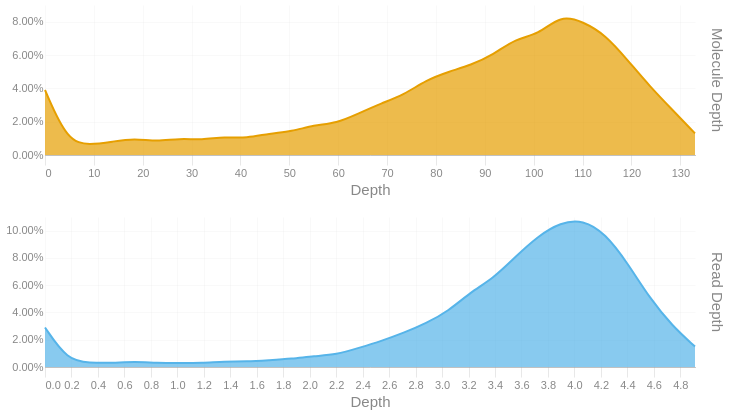

The notebook cell this image was saved under:
### Code cell
readdep = depth_hist(tb['Read Depth'], q99, 3)
readdep = readdep.with_columns(pl.lit('Read Depth').alias('Metric'))
if not SKIPLR:
    moldep = depth_hist(tb['Molecule Depth'], mol_q99, 1)
    moldep = moldep.with_columns(pl.lit('Molecule Depth').alias('Metric'))
    _hist = pl.concat([readdep, moldep])
    _hist = _hist.filter(pl.col('Proportion') != 0)
    with SafeRender(_hist):
        (
            alt.Chart(_hist)        
            .mark_area(interpolate = "basis")
            .encode(
                x=alt.X('Bin:Q').scale(domainMin=0).axis(alt.Axis(title='Depth')),
                y = alt.Y('Proportion:Q', title = None).axis(format = '.2%'),
                color = alt.Color('Metric:N').legend(None),
                row = alt.Row("Metric:N").header(title = None, labelOrient = 'right'),
                tooltip = [
                    alt.Tooltip("Metric:N", title = "Metric"),
                    alt.Tooltip('Interval:N', title = "Depth Interval"),
                    alt.Tooltip('Proportion:Q', title = "% Alignments").format('.2%')
                ]
            )
            .resolve_scale(x='independent', y='independent')
            .properties(
                height = 150, width = 650,
                usermeta={'embedOptions': {'downloadFileName': f'{samplename}.depth.hist'}}
            )
        ).display()
else:
    readdep = readdep.filter(pl.col('Proportion') != 0)
    with SafeRender(readdep):
        (
            alt.Chart(readdep)        
            .mark_area(interpolate = "basis")
            .encode(
                x=alt.X('Bin:Q').scale(domainMin=0).axis(alt.Axis(title='Depth')),
                y = alt.Y('Proportion:Q', title = None).axis(format = '.2%'),
                tooltip = [
                    alt.Tooltip('Interval:N', title = "Depth Interval"),
                    alt.Tooltip('Proportion:Q', title = "% Alignments").format('.2%')
                ]
            )
            .properties(
                usermeta={'embedOptions': {'downloadFileName': f'{samplename}.depth.hist'}}
            )
        ).display()

### Figure 1 — Vega-Lite specification as saved in the notebook (floating-point values rounded to 4 significant figures)
{"width": 650, "height": 150, "config": {"title": {"anchor": "start", "dy": -15, "fontSize": 18, "color": "#888888", "subtitleColor": "#888888", "subtitleFontSize": 14}, "arc": {"fill": "#0072B2"}, "axis": {"domainColor": "#888888", "domainWidth": 0.5, "gridWidth": 0.2, "grid": false, "titleFontWeight": 400, "titleFontSize": 15, "labelFontSize": 11, "labelColor": "#888888", "tickColor": "#888888", "tickWidth": 0.2, "titleColor": "#888888"}, "axisBand": {"grid": false}, "axisX": {"grid": true, "tickSize": 10, "domainCap": "round"}, "axisY": {"domain": false, "grid": true, "tickSize": 0, "domainCap": "round"}, "background": "transparent", "header": {"labelFontSize": 15, "labelColor": "#888888", "titleFontSize": 15, "titleFontWeight": 600, "titleColor": "#888888"}, "legend": {"labelFont": "sans-serif", "labelFontSize": 12, "labelColor": "#888888", "symbolSize": 100, "symbolType": "circle", "titleFontSize": 12, "titlePadding": 10, "titleColor": "#888888", "title": null}, "range": {"category": ["#E69F00", "#56B4E9", "#009E73", "#F0E442", "#0072B2", "#D55E00", "#CC79A7", "#000000"], "diverging": ["#cfe8f3", "#a2d4ec", "#73bfe2", "#46abdb", "#1696d2", "#12719e"]}, "area": {"fill": "#0072B2", "fillOpacity": 0.7, "line": true, "strokeOpacity": 0.7}, "line": {"color": "#0072B2", "stroke": "#0072B2", "strokeWidth": 2}, "trail": {"color": "#0072B2", "stroke": "#0072B2", "strokeWidth": 0, "size": 1}, "point": {"filled": true, "fillOpacity": 1.0, "size": 95}, "text": {"color": "#888888", "fontSize": 11, "align": "right", "fontWeight": 400, "size": 11}, "bar": {"fill": "#0072B2", "stroke": null}, "view": {"stroke": null, "continuousWidth": 660, "continuousHeight": 400}}, "data": {"name": "data-7a6cb824a382d83feedc7329b6391df4"}, "mark": {"type": "area", "interpolate": "basis"}, "encoding": {"color": {"field": "Metric", "legend": null, "type": "nominal"}, "row": {"field": "Metric", "header": {"title": null, "labelOrient": "right"}, "type": "nominal"}, "tooltip": [{"field": "Metric", "title": "Metric", "type": "nominal"}, {"field": "Interval", "title": "Depth Interval", "type": "nominal"}, {"field": "Proportion", "format": ".2%", "title": "% Alignments", "type": "quantitative"}], "x": {"axis": {"title": "Depth"}, "field": "Bin", "scale": {"domainMin": 0}, "type": "quantitative"}, "y": {"axis": {"format": ".2%"}, "field": "Proportion", "title": null, "type": "quantitative"}}, "resolve": {"scale": {"x": "independent", "y": "independent"}}, "usermeta": {"embedOptions": {"downloadFileName": "S3_Cooper_1782.depth.hist"}}, "$schema": "https://vega.github.io/schema/vega-lite/v6.1.0.json", "datasets": {"data-7a6cb824a382d83feedc7329b6391df4": [{"Bin": 0.0, "Interval": "0.0-0.169", "Proportion": 0.029, "Metric": "Read Depth"}, {"Bin": 0.169, "Interval": "0.169-0.339", "Proportion": 0.005, "Metric": "Read Depth"}, {"Bin": 0.339, "Interval": "0.339-0.508", "Proportion": 0.003, "Metric": "Read Depth"}, {"Bin": 0.508, "Interval": "0.508-0.677", "Proportion": 0.003, "Metric": "Read Depth"}, {"Bin": 0.677, "Interval": "0.677-0.847", "Proportion": 0.004, "Metric": "Read Depth"}, {"Bin": 0.847, "Interval": "0.847-1.016", "Proportion": 0.003, "Metric": "Read Depth"}, {"Bin": 1.016, "Interval": "1.016-1.185", "Proportion": 0.003, "Metric": "Read Depth"}, {"Bin": 1.185, "Interval": "1.185-1.355", "Proportion": 0.003, "Metric": "Read Depth"}, {"Bin": 1.355, "Interval": "1.355-1.524", "Proportion": 0.004, "Metric": "Read Depth"}, {"Bin": 1.524, "Interval": "1.524-1.693", "Proportion": 0.004, "Metric": "Read Depth"}, {"Bin": 1.693, "Interval": "1.693-1.863", "Proportion": 0.005, "Metric": "Read Depth"}, {"Bin": 1.863, "Interval": "1.863-2.032", "Proportion": 0.006, "Metric": "Read Depth"}, {"Bin": 2.032, "Interval": "2.032-2.201", "Proportion": 0.008, "Metric": "Read Depth"}, {"Bin": 2.201, "Interval": "2.201-2.371", "Proportion": 0.009, "Metric": "Read Depth"}, {"Bin": 2.371, "Interval": "2.371-2.54", "Proportion": 0.014, "Metric": "Read Depth"}, {"Bin": 2.54, "Interval": "2.54-2.709", "Proportion": 0.019, "Metric": "Read Depth"}, {"Bin": 2.709, "Interval": "2.709-2.879", "Proportion": 0.025, "Metric": "Read Depth"}, {"Bin": 2.879, "Interval": "2.879-3.048", "Proportion": 0.032, "Metric": "Read Depth"}, {"Bin": 3.048, "Interval": "3.048-3.217", "Proportion": 0.041, "Metric": "Read Depth"}, {"Bin": 3.217, "Interval": "3.217-3.387", "Proportion": 0.055, "Metric": "Read Depth"}, {"Bin": 3.387, "Interval": "3.387-3.556", "Proportion": 0.065, "Metric": "Read Depth"}, {"Bin": 3.556, "Interval": "3.556-3.725", "Proportion": 0.081, "Metric": "Read Depth"}, {"Bin": 3.725, "Interval": "3.725-3.895", "Proportion": 0.096, "Metric": "Read Depth"}, {"Bin": 3.895, "Interval": "3.895-4.064", "Proportion": 0.106, "Metric": "Read Depth"}, {"Bin": 4.064, "Interval": "4.064-4.233", "Proportion": 0.108, "Metric": "Read Depth"}, {"Bin": 4.233, "Interval": "4.233-4.403", "Proportion": 0.098, "Metric": "Read Depth"}, {"Bin": 4.403, "Interval": "4.403-4.572", "Proportion": 0.076, "Metric": "Read Depth"}, {"Bin": 4.572, "Interval": "4.572-4.741", "Proportion": 0.05, "Metric": "Read Depth"}, {"Bin": 4.741, "Interval": "4.741-4.911", "Proportion": 0.03, "Metric": "Read Depth"}, {"Bin": 4.911, "Interval": "4.911-5.08", "Proportion": 0.015, "Metric": "Read Depth"}, {"Bin": 0.0, "Interval": "0.0-4.6", "Proportion": 0.039, "Metric": "Molecule Depth"}, {"Bin": 4.6, "Interval": "4.6-9.2", "Proportion": 0.008, "Metric": "Molecule Depth"}, {"Bin": 9.2, "Interval": "9.2-13.8", "Proportion": 0.006, "Metric": "Molecule Depth"}, {"Bin": 13.8, "Interval": "13.8-18.3", "Proportion": 0.008, "Metric": "Molecule Depth"}, {"Bin": 18.3, "Interval": "18.3-22.9", "Proportion": 0.01, "Metric": "Molecule Depth"}, {"Bin": 22.9, "Interval": "22.9-27.5", "Proportion": 0.008, "Metric": "Molecule Depth"}, {"Bin": 27.5, "Interval": "27.5-32.1", "Proportion": 0.01, "Metric": "Molecule Depth"}, {"Bin": 32.1, "Interval": "32.1-36.7", "Proportion": 0.009, "Metric": "Molecule Depth"}, {"Bin": 36.7, "Interval": "36.7-41.3", "Proportion": 0.011, "Metric": "Molecule Depth"}, {"Bin": 41.3, "Interval": "41.3-45.9", "Proportion": 0.01, "Metric": "Molecule Depth"}, {"Bin": 45.9, "Interval": "45.9-50.4", "Proportion": 0.013, "Metric": "Molecule Depth"}, {"Bin": 50.4, "Interval": "50.4-55.0", "Proportion": 0.014, "Metric": "Molecule Depth"}, {"Bin": 55.0, "Interval": "55.0-59.6", "Proportion": 0.018, "Metric": "Molecule Depth"}, {"Bin": 59.6, "Interval": "59.6-64.2", "Proportion": 0.019, "Metric": "Molecule Depth"}, {"Bin": 64.2, "Interval": "64.2-68.8", "Proportion": 0.025, "Metric": "Molecule Depth"}, {"Bin": 68.8, "Interval": "68.8-73.4", "Proportion": 0.031, "Metric": "Molecule Depth"}, {"Bin": 73.4, "Interval": "73.4-78.0", "Proportion": 0.036, "Metric": "Molecule Depth"}, {"Bin": 78.0, "Interval": "78.0-82.6", "Proportion": 0.045, "Metric": "Molecule Depth"}, {"Bin": 82.6, "Interval": "82.6-87.1", "Proportion": 0.05, "Metric": "Molecule Depth"}, {"Bin": 87.1, "Interval": "87.1-91.7", "Proportion": 0.054, "Metric": "Molecule Depth"}, {"Bin": 91.7, "Interval": "91.7-96.3", "Proportion": 0.06, "Metric": "Molecule Depth"}, {"Bin": 96.3, "Interval": "96.3-100.9", "Proportion": 0.07, "Metric": "Molecule Depth"}, {"Bin": 100.9, "Interval": "100.9-105.5", "Proportion": 0.072, "Metric": "Molecule Depth"}, {"Bin": 105.5, "Interval": "105.5-110.1", "Proportion": 0.084, "Metric": "Molecule Depth"}, {"Bin": 110.1, "Interval": "110.1-114.7", "Proportion": 0.08, "Metric": "Molecule Depth"}, {"Bin": 114.7, "Interval": "114.7-119.2", "Proportion": 0.072, "Metric": "Molecule Depth"}, {"Bin": 119.2, "Interval": "119.2-123.8", "Proportion": 0.057, "Metric": "Molecule Depth"}, {"Bin": 123.8, "Interval": "123.8-128.4", "Proportion": 0.041, "Metric": "Molecule Depth"}, {"Bin": 128.4, "Interval": "128.4-133.0", "Proportion": 0.027, "Metric": "Molecule Depth"}, {"Bin": 133.0, "Interval": "133.0-137.59", "Proportion": 0.013, "Metric": "Molecule Depth"}]}}
